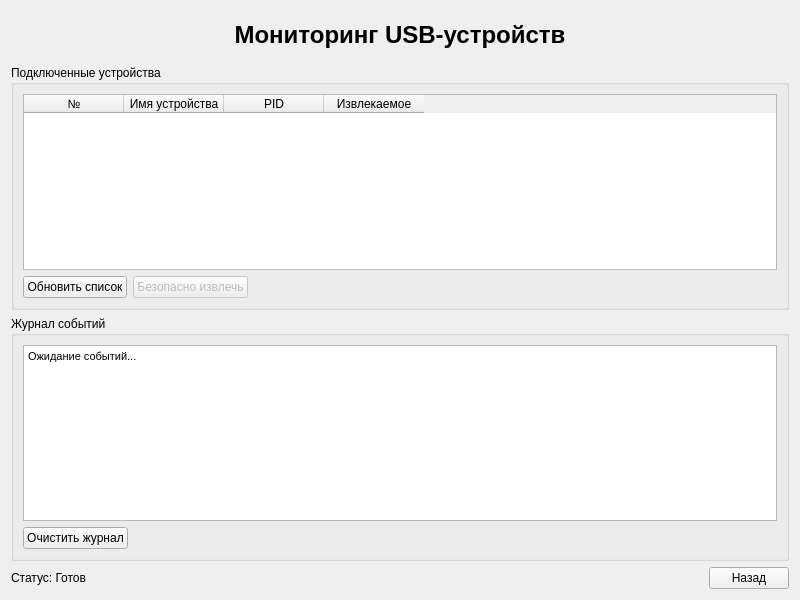
<?xml version="1.0" encoding="UTF-8"?>
<ui version="4.0">
 <class>USBWindow</class>
 <widget class="QWidget" name="USBWindow">
  <property name="geometry">
   <rect>
    <x>0</x>
    <y>0</y>
    <width>800</width>
    <height>600</height>
   </rect>
  </property>
  <property name="windowTitle">
   <string>Lab 5 - USB Мониторинг</string>
  </property>
  <layout class="QVBoxLayout" name="verticalLayout">
   <item>
    <widget class="QLabel" name="titleLabel">
     <property name="text">
      <string>Мониторинг USB-устройств</string>
     </property>
     <property name="alignment">
      <set>Qt::AlignCenter</set>
     </property>
     <property name="styleSheet">
      <string notr="true">font-size: 18pt; font-weight: bold; padding: 10px;</string>
     </property>
    </widget>
   </item>
   <item>
    <widget class="QGroupBox" name="devicesGroupBox">
     <property name="title">
      <string>Подключенные устройства</string>
     </property>
     <layout class="QVBoxLayout" name="verticalLayout_2">
      <item>
       <widget class="QTableWidget" name="devicesTable">
        <property name="editTriggers">
         <set>QAbstractItemView::NoEditTriggers</set>
        </property>
        <property name="selectionMode">
         <enum>QAbstractItemView::SingleSelection</enum>
        </property>
        <property name="selectionBehavior">
         <enum>QAbstractItemView::SelectRows</enum>
        </property>
        <column>
         <property name="text">
          <string>№</string>
         </property>
        </column>
        <column>
         <property name="text">
          <string>Имя устройства</string>
         </property>
        </column>
        <column>
         <property name="text">
          <string>PID</string>
         </property>
        </column>
        <column>
         <property name="text">
          <string>Извлекаемое</string>
         </property>
        </column>
       </widget>
      </item>
      <item>
       <layout class="QHBoxLayout" name="horizontalLayout">
        <item>
         <widget class="QPushButton" name="refreshButton">
          <property name="text">
           <string>Обновить список</string>
          </property>
         </widget>
        </item>
        <item>
         <widget class="QPushButton" name="ejectButton">
          <property name="text">
           <string>Безопасно извлечь</string>
          </property>
          <property name="enabled">
           <bool>false</bool>
          </property>
         </widget>
        </item>
        <item>
         <spacer name="horizontalSpacer">
          <property name="orientation">
           <enum>Qt::Horizontal</enum>
          </property>
          <property name="sizeHint" stdset="0">
           <size>
            <width>40</width>
            <height>20</height>
           </size>
          </property>
         </spacer>
        </item>
       </layout>
      </item>
     </layout>
    </widget>
   </item>
   <item>
    <widget class="QGroupBox" name="logGroupBox">
     <property name="title">
      <string>Журнал событий</string>
     </property>
     <layout class="QVBoxLayout" name="verticalLayout_3">
      <item>
       <widget class="QTextEdit" name="logTextEdit">
        <property name="readOnly">
         <bool>true</bool>
        </property>
        <property name="html">
         <string>&lt;!DOCTYPE HTML PUBLIC &quot;-//W3C//DTD HTML 4.0//EN&quot; &quot;http://www.w3.org/TR/REC-html40/strict.dtd&quot;&gt;
&lt;html&gt;&lt;head&gt;&lt;meta name=&quot;qrichtext&quot; content=&quot;1&quot; /&gt;&lt;style type=&quot;text/css&quot;&gt;
p, li { white-space: pre-wrap; }
&lt;/style&gt;&lt;/head&gt;&lt;body style=&quot; font-family:'MS Shell Dlg 2'; font-size:8.25pt; font-weight:400; font-style:normal;&quot;&gt;
&lt;p style=&quot; margin-top:0px; margin-bottom:0px; margin-left:0px; margin-right:0px; -qt-block-indent:0; text-indent:0px;&quot;&gt;&lt;span style=&quot; font-size:8pt;&quot;&gt;Ожидание событий...&lt;/span&gt;&lt;/p&gt;&lt;/body&gt;&lt;/html&gt;</string>
        </property>
       </widget>
      </item>
      <item>
       <layout class="QHBoxLayout" name="horizontalLayout_2">
        <item>
         <widget class="QPushButton" name="clearLogButton">
          <property name="text">
           <string>Очистить журнал</string>
          </property>
         </widget>
        </item>
        <item>
         <spacer name="horizontalSpacer_2">
          <property name="orientation">
           <enum>Qt::Horizontal</enum>
          </property>
          <property name="sizeHint" stdset="0">
           <size>
            <width>40</width>
            <height>20</height>
           </size>
          </property>
         </spacer>
        </item>
       </layout>
      </item>
     </layout>
    </widget>
   </item>
   <item>
    <layout class="QHBoxLayout" name="horizontalLayout_3">
     <item>
      <widget class="QLabel" name="statusLabel">
       <property name="text">
        <string>Статус: Готов</string>
       </property>
      </widget>
     </item>
     <item>
      <spacer name="horizontalSpacer_3">
       <property name="orientation">
        <enum>Qt::Horizontal</enum>
       </property>
       <property name="sizeHint" stdset="0">
        <size>
         <width>40</width>
         <height>20</height>
        </size>
       </property>
      </spacer>
     </item>
     <item>
      <widget class="QPushButton" name="backButton">
       <property name="text">
        <string>Назад</string>
       </property>
      </widget>
     </item>
    </layout>
   </item>
  </layout>
 </widget>
 <resources/>
 <connections/>
</ui>
